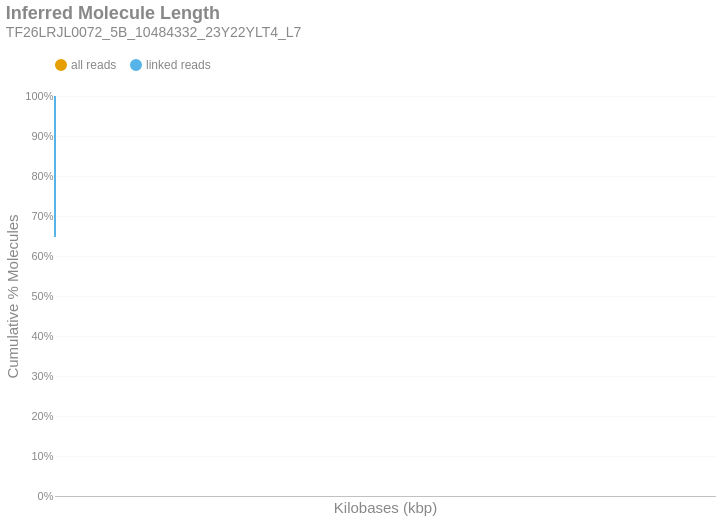

The notebook cell saved with this chart:
### Markdown cell above
### Inferred Molecule Length
This is the cumulative frequency distribution of molecule lengths inferred from the first and last alignment positions along a contig for all alignments associated with a single linked-read barcode on a given contig.There are two distributions: one with `all` the alignments (yellow) and another with only `linked reads` (blue). The percent of molecules in the `linked reads` distribution is relative to the total number of linked molecules.

### Code cell
if SKIPLR:
    print_html(f"Skipped")
else:
    binned_df = consolidated_hist(valids['length_inferred']/1000, mask, 10, True)
    binned_df = binned_df.with_columns(
        pl.when(pl.col('bin').cast(pl.Utf8) == '0').then(pl.lit('1')).otherwise(pl.col('bin').cast(pl.Utf8)).alias('bin')
    )
    with SafeRender(binned_df):
        (
            density_plot(binned_df, 'Inferred Molecule Length', samplename, 'inferredlen')
            .transform_calculate(bin_kb='datum.bin / 1000')
            .encode(
                x=alt.X('bin_kb:Q', title="Kilobases (kbp)").scale(type='log', padding=0).axis(labelAngle=-40),
                y=alt.Y('value:Q', title='Cumulative % Molecules')
                    .axis(format='%')
                    .stack(False)
                    .scale(domainMin=0, domainMax=1,padding=0),
                color=alt.Color("key:N").scale(domain = ["all reads", "linked reads"]),
                tooltip = [
                    alt.Tooltip("key:N", title = "Data Type"),
                    alt.Tooltip("range_label:N", title="Kilobases"),
                    alt.Tooltip("value:Q", format = ".2%", title="% Molecules (Cum.)")
                ]
            )
        ).display()

### Figure 1 — Vega-Lite specification as saved in the notebook (floating-point values rounded to 4 significant figures)
{"width": "container", "height": 400, "config": {"title": {"anchor": "start", "dy": -15, "fontSize": 18, "color": "#888888", "subtitleColor": "#888888", "subtitleFontSize": 14}, "arc": {"fill": "#0072B2"}, "axis": {"domainColor": "#888888", "domainWidth": 0.5, "gridWidth": 0.2, "grid": false, "titleFontWeight": 400, "titleFontSize": 15, "labelFontSize": 11, "labelColor": "#888888", "tickColor": "#888888", "tickWidth": 0.2, "titleColor": "#888888"}, "axisBand": {"grid": false}, "axisX": {"grid": true, "tickSize": 10, "domainCap": "round"}, "axisY": {"domain": false, "grid": true, "tickSize": 0, "domainCap": "round"}, "background": "transparent", "header": {"labelFontSize": 15, "labelColor": "#888888", "titleFontSize": 15, "titleFontWeight": 600, "titleColor": "#888888"}, "legend": {"labelFont": "sans-serif", "labelFontSize": 12, "labelColor": "#888888", "symbolSize": 100, "symbolType": "circle", "titleFontSize": 12, "titlePadding": 10, "titleColor": "#888888", "title": null, "orient": "top"}, "range": {"category": ["#E69F00", "#56B4E9", "#009E73", "#F0E442", "#0072B2", "#D55E00", "#CC79A7", "#000000"], "diverging": ["#cfe8f3", "#a2d4ec", "#73bfe2", "#46abdb", "#1696d2", "#12719e"]}, "area": {"fill": "#0072B2", "fillOpacity": 0.7, "line": true, "strokeOpacity": 0.7}, "line": {"color": "#0072B2", "stroke": "#0072B2", "strokeWidth": 2}, "trail": {"color": "#0072B2", "stroke": "#0072B2", "strokeWidth": 0, "size": 1}, "point": {"filled": true, "fillOpacity": 1.0, "size": 95}, "text": {"color": "#888888", "fontSize": 11, "align": "right", "fontWeight": 400, "size": 11}, "bar": {"fill": "#0072B2", "stroke": null}, "view": {"stroke": null, "continuousWidth": 660, "continuousHeight": 400}}, "data": {"name": "data-dbcb957883fd398717f88b0df8b296be"}, "mark": {"type": "line", "interpolate": "monotone", "point": {"opacity": 0, "size": 275}}, "encoding": {"color": {"field": "key", "scale": {"domain": ["all reads", "linked reads"]}, "type": "nominal"}, "tooltip": [{"field": "key", "title": "Data Type", "type": "nominal"}, {"field": "range_label", "title": "Kilobases", "type": "nominal"}, {"field": "value", "format": ".2%", "title": "% Molecules (Cum.)", "type": "quantitative"}], "x": {"axis": {"labelAngle": -40}, "field": "bin_kb", "scale": {"type": "log", "padding": 0}, "title": "Kilobases (kbp)", "type": "quantitative"}, "y": {"axis": {"format": "%"}, "field": "value", "scale": {"domainMin": 0, "domainMax": 1, "padding": 0}, "stack": false, "title": "Cumulative % Molecules", "type": "quantitative"}}, "params": [{"name": "param_c36ac31b6afebe62", "select": {"type": "point", "fields": ["key"]}, "bind": "legend"}], "title": {"text": "Inferred Molecule Length", "subtitle": "TF26LRJL0072_5B_10484332_23Y22YLT4_L7"}, "transform": [{"fold": ["all reads (cumsum)", "linked reads (cumsum)"]}, {"calculate": "replace(datum.key, ' (cumsum)', '')", "as": "key"}, {"filter": {"param": "param_c36ac31b6afebe62"}}, {"calculate": "datum.bin / 1000", "as": "bin_kb"}], "usermeta": {"embedOptions": {"downloadFileName": "TF26LRJL0072_5B_10484332_23Y22YLT4_L7.inferredlen"}}, "$schema": "https://vega.github.io/schema/vega-lite/v6.4.1.json", "datasets": {"data-dbcb957883fd398717f88b0df8b296be": [{"bin": "0.0", "interval": "0.0-10.0", "all reads": 0.889, "linked reads": 0.6478, "all reads (cumsum)": 0.889, "linked reads (cumsum)": 0.6478, "range_label": "0-9"}, {"bin": "10.0", "interval": "10.0-20.0", "all reads": 0.06395, "linked reads": 0.2021, "all reads (cumsum)": 0.9529, "linked reads (cumsum)": 0.8499, "range_label": "10-19"}, {"bin": "20.0", "interval": "20.0-30.0", "all reads": 0.02735, "linked reads": 0.08706, "all reads (cumsum)": 0.9803, "linked reads (cumsum)": 0.937, "range_label": "20-29"}, {"bin": "30.0", "interval": "30.0-40.0", "all reads": 0.01183, "linked reads": 0.03768, "all reads (cumsum)": 0.9921, "linked reads (cumsum)": 0.9746, "range_label": "30-39"}, {"bin": "40.0", "interval": "40.0-50.0", "all reads": 0.005396, "linked reads": 0.01714, "all reads (cumsum)": 0.9975, "linked reads (cumsum)": 0.9918, "range_label": "40-49"}, {"bin": "50.0", "interval": "50.0-60.0", "all reads": 0.001654, "linked reads": 0.005421, "all reads (cumsum)": 0.9991, "linked reads (cumsum)": 0.9972, "range_label": "50-59"}, {"bin": "60.0", "interval": "60.0-70.0", "all reads": 0.0005451, "linked reads": 0.001788, "all reads (cumsum)": 0.9997, "linked reads (cumsum)": 0.999, "range_label": "60-69"}, {"bin": "70.0", "interval": "70.0-80.0", "all reads": 0.0001979, "linked reads": 0.0006505, "all reads (cumsum)": 0.9999, "linked reads (cumsum)": 0.9996, "range_label": "70-79"}, {"bin": "80.0", "interval": "80.0-90.0", "all reads": 7.441e-05, "linked reads": 0.0002453, "all reads (cumsum)": 1.0, "linked reads (cumsum)": 0.9999, "range_label": "80-89"}, {"bin": "90.0", "interval": "90.0-100.0", "all reads": 2.372e-05, "linked reads": 7.821e-05, "all reads (cumsum)": 1.0, "linked reads (cumsum)": 1.0, "range_label": "90-99"}, {"bin": "100.0", "interval": "100.0-110.0", "all reads": 7.549e-06, "linked reads": 2.488e-05, "all reads (cumsum)": 1.0, "linked reads (cumsum)": 1.0, "range_label": "100-109"}, {"bin": "110.0", "interval": "110.0-120.0", "all reads": 2.696e-06, "linked reads": 8.887e-06, "all reads (cumsum)": 1.0, "linked reads (cumsum)": 1.0, "range_label": "110-119"}, {"bin": "120.0", "interval": "120.0-130.0", "all reads": 1.078e-06, "linked reads": 3.555e-06, "all reads (cumsum)": 1.0, "linked reads (cumsum)": 1.0, "range_label": "120-129"}, {"bin": "130.0", "interval": "130.0-140.0", "all reads": 5.392e-07, "linked reads": 1.777e-06, "all reads (cumsum)": 1.0, "linked reads (cumsum)": 1.0, "range_label": "130-139"}]}}
